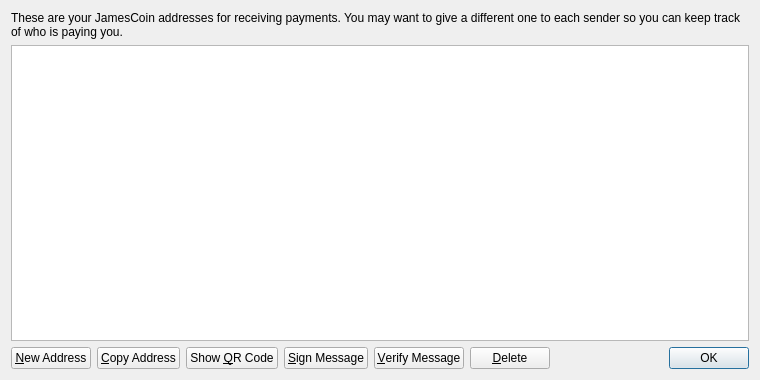
<?xml version="1.0" encoding="UTF-8"?>
<ui version="4.0">
 <class>AddressBookPage</class>
 <widget class="QWidget" name="AddressBookPage">
  <property name="geometry">
   <rect>
    <x>0</x>
    <y>0</y>
    <width>760</width>
    <height>380</height>
   </rect>
  </property>
  <property name="windowTitle">
   <string>Address Book</string>
  </property>
  <layout class="QVBoxLayout" name="verticalLayout">
   <item>
    <widget class="QLabel" name="labelExplanation">
     <property name="text">
      <string>These are your JamesCoin addresses for receiving payments. You may want to give a different one to each sender so you can keep track of who is paying you.</string>
     </property>
     <property name="textFormat">
      <enum>Qt::PlainText</enum>
     </property>
     <property name="wordWrap">
      <bool>true</bool>
     </property>
    </widget>
   </item>
   <item>
    <widget class="QTableView" name="tableView">
     <property name="contextMenuPolicy">
      <enum>Qt::CustomContextMenu</enum>
     </property>
     <property name="toolTip">
      <string>Double-click to edit address or label</string>
     </property>
     <property name="tabKeyNavigation">
      <bool>false</bool>
     </property>
     <property name="alternatingRowColors">
      <bool>true</bool>
     </property>
     <property name="selectionMode">
      <enum>QAbstractItemView::SingleSelection</enum>
     </property>
     <property name="selectionBehavior">
      <enum>QAbstractItemView::SelectRows</enum>
     </property>
     <property name="sortingEnabled">
      <bool>true</bool>
     </property>
     <attribute name="verticalHeaderVisible">
      <bool>false</bool>
     </attribute>
    </widget>
   </item>
   <item>
    <layout class="QHBoxLayout" name="horizontalLayout">
     <item>
      <widget class="QPushButton" name="newAddressButton">
       <property name="toolTip">
        <string>Create a new address</string>
       </property>
       <property name="text">
        <string>&amp;New Address</string>
       </property>
       <property name="icon">
        <iconset resource="../bitcoin.qrc">
         <normaloff>:/icons/add</normaloff>:/icons/add</iconset>
       </property>
      </widget>
     </item>
     <item>
      <widget class="QPushButton" name="copyToClipboard">
       <property name="toolTip">
        <string>Copy the currently selected address to the system clipboard</string>
       </property>
       <property name="text">
        <string>&amp;Copy Address</string>
       </property>
       <property name="icon">
        <iconset resource="../bitcoin.qrc">
         <normaloff>:/icons/editcopy</normaloff>:/icons/editcopy</iconset>
       </property>
      </widget>
     </item>
     <item>
      <widget class="QPushButton" name="showQRCode">
       <property name="text">
        <string>Show &amp;QR Code</string>
       </property>
       <property name="icon">
        <iconset resource="../bitcoin.qrc">
         <normaloff>:/icons/qrcode</normaloff>:/icons/qrcode</iconset>
       </property>
      </widget>
     </item>
     <item>
      <widget class="QPushButton" name="signMessage">
       <property name="toolTip">
        <string>Sign a message to prove you own a JamesCoin address</string>
       </property>
       <property name="text">
        <string>&amp;Sign Message</string>
       </property>
       <property name="icon">
        <iconset resource="../bitcoin.qrc">
         <normaloff>:/icons/edit</normaloff>:/icons/edit</iconset>
       </property>
      </widget>
     </item>
     <item>
      <widget class="QPushButton" name="verifyMessage">
       <property name="toolTip">
        <string>Verify a message to ensure it was signed with a specified JamesCoin address</string>
       </property>
       <property name="text">
        <string>&amp;Verify Message</string>
       </property>
       <property name="icon">
        <iconset resource="../bitcoin.qrc">
         <normaloff>:/icons/transaction_0</normaloff>:/icons/transaction_0</iconset>
       </property>
      </widget>
     </item>
     <item>
      <widget class="QPushButton" name="deleteButton">
       <property name="toolTip">
        <string>Delete the currently selected address from the list. Only sending addresses can be deleted.</string>
       </property>
       <property name="text">
        <string>&amp;Delete</string>
       </property>
       <property name="icon">
        <iconset resource="../bitcoin.qrc">
         <normaloff>:/icons/remove</normaloff>:/icons/remove</iconset>
       </property>
      </widget>
     </item>
     <item>
      <spacer name="horizontalSpacer">
       <property name="orientation">
        <enum>Qt::Horizontal</enum>
       </property>
       <property name="sizeHint" stdset="0">
        <size>
         <width>40</width>
         <height>20</height>
        </size>
       </property>
      </spacer>
     </item>
     <item>
      <widget class="QDialogButtonBox" name="buttonBox">
       <property name="sizePolicy">
        <sizepolicy hsizetype="Maximum" vsizetype="Fixed">
         <horstretch>0</horstretch>
         <verstretch>0</verstretch>
        </sizepolicy>
       </property>
       <property name="standardButtons">
        <set>QDialogButtonBox::Ok</set>
       </property>
      </widget>
     </item>
    </layout>
   </item>
  </layout>
 </widget>
 <resources>
  <include location="../bitcoin.qrc"/>
 </resources>
 <connections/>
</ui>
